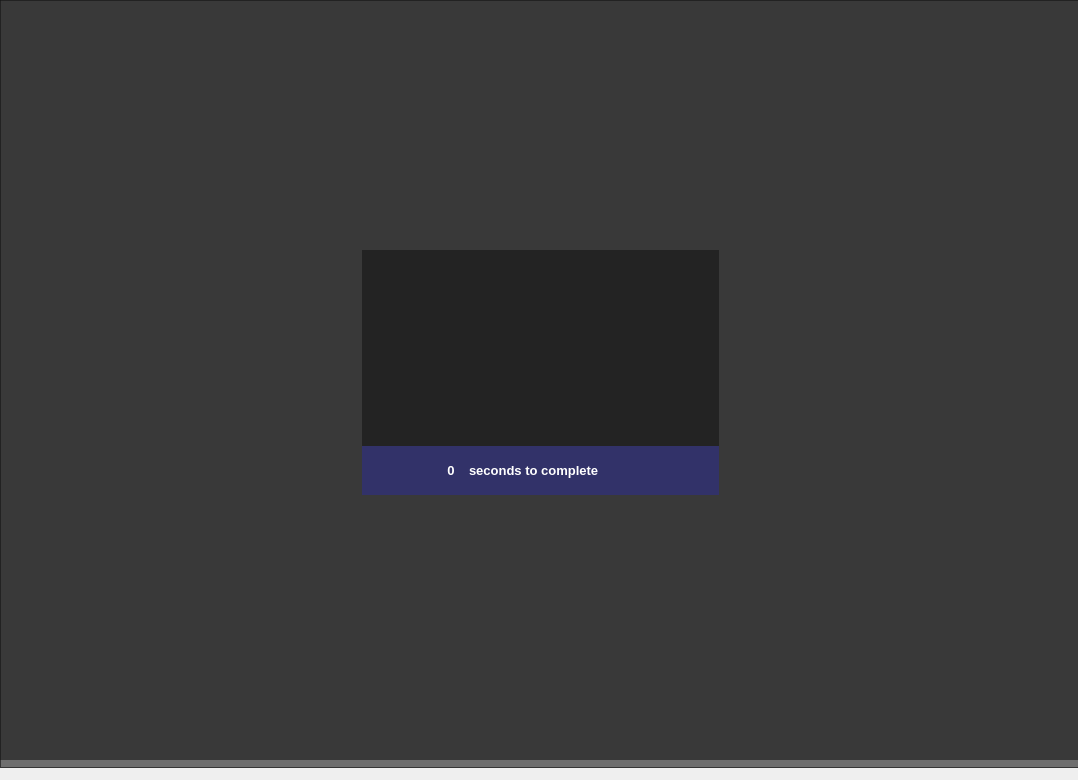
<?xml version="1.0" encoding="UTF-8"?>
<ui version="4.0">
 <class>MainWindow</class>
 <widget class="QMainWindow" name="MainWindow">
  <property name="geometry">
   <rect>
    <x>0</x>
    <y>0</y>
    <width>1078</width>
    <height>780</height>
   </rect>
  </property>
  <property name="windowTitle">
   <string>MainWindow</string>
  </property>
  <widget class="QWidget" name="centralwidget">
   <widget class="QFrame" name="frame">
    <property name="geometry">
     <rect>
      <x>0</x>
      <y>0</y>
      <width>1098</width>
      <height>768</height>
     </rect>
    </property>
    <property name="styleSheet">
     <string notr="true">background-color: rgba(20, 20, 20, 150);</string>
    </property>
    <property name="frameShape">
     <enum>QFrame::StyledPanel</enum>
    </property>
    <property name="frameShadow">
     <enum>QFrame::Raised</enum>
    </property>
    <widget class="QLabel" name="label">
     <property name="geometry">
      <rect>
       <x>0</x>
       <y>330</y>
       <width>1078</width>
       <height>41</height>
      </rect>
     </property>
     <property name="font">
      <font>
       <family>Segoe UI</family>
       <pointsize>15</pointsize>
      </font>
     </property>
     <property name="styleSheet">
      <string notr="true">background-color: rgba(255, 255, 255, 0);</string>
     </property>
     <property name="text">
      <string/>
     </property>
     <property name="alignment">
      <set>Qt::AlignCenter</set>
     </property>
    </widget>
    <widget class="QPushButton" name="closeBotton">
     <property name="geometry">
      <rect>
       <x>0</x>
       <y>-3</y>
       <width>1090</width>
       <height>771</height>
      </rect>
     </property>
     <property name="font">
      <font>
       <family>Segoe UI</family>
       <pointsize>9</pointsize>
      </font>
     </property>
     <property name="styleSheet">
      <string notr="true">background-color: rgba(255, 255, 255, 0);
border-style: none;</string>
     </property>
     <property name="text">
      <string/>
     </property>
    </widget>
    <widget class="QWidget" name="gridLayoutWidget">
     <property name="geometry">
      <rect>
       <x>0</x>
       <y>-1</y>
       <width>1081</width>
       <height>761</height>
      </rect>
     </property>
     <layout class="QGridLayout" name="gridLayout" rowstretch="1,1,1,0" columnstretch="1,1,1">
      <item row="1" column="1">
       <layout class="QGridLayout" name="gridLayout_2" rowstretch="4,1" columnstretch="0">
        <property name="spacing">
         <number>0</number>
        </property>
        <item row="0" column="0">
         <widget class="QLabel" name="label_7">
          <property name="text">
           <string/>
          </property>
          <property name="pixmap">
           <pixmap>finishedImage.gif</pixmap>
          </property>
          <property name="scaledContents">
           <bool>true</bool>
          </property>
         </widget>
        </item>
        <item row="1" column="0">
         <layout class="QGridLayout" name="gridLayout_3" columnstretch="2,1,7">
          <item row="0" column="0">
           <widget class="QLabel" name="emptybox3">
            <property name="font">
             <font>
              <family>Segoe UI</family>
              <pointsize>9</pointsize>
             </font>
            </property>
            <property name="styleSheet">
             <string notr="true">background-color: rgba(46, 46, 140, 150);
color: rgb(255, 255, 255);</string>
            </property>
            <property name="text">
             <string/>
            </property>
            <property name="alignment">
             <set>Qt::AlignCenter</set>
            </property>
           </widget>
          </item>
          <item row="0" column="2">
           <widget class="QLabel" name="label_2">
            <property name="font">
             <font>
              <family>Segoe UI</family>
              <pointsize>10</pointsize>
              <weight>75</weight>
              <bold>true</bold>
             </font>
            </property>
            <property name="styleSheet">
             <string notr="true">color: rgb(255, 255, 255);
background-color: rgba(46, 46, 140, 150);</string>
            </property>
            <property name="text">
             <string>seconds to complete</string>
            </property>
            <property name="alignment">
             <set>Qt::AlignLeading|Qt::AlignLeft|Qt::AlignVCenter</set>
            </property>
           </widget>
          </item>
          <item row="0" column="1">
           <widget class="QLabel" name="timetobenchmark">
            <property name="font">
             <font>
              <family>Segoe UI</family>
              <pointsize>10</pointsize>
              <weight>75</weight>
              <bold>true</bold>
             </font>
            </property>
            <property name="styleSheet">
             <string notr="true">background-color: rgba(46, 46, 140, 150);
color: rgb(255, 255, 255);</string>
            </property>
            <property name="text">
             <string>0</string>
            </property>
            <property name="alignment">
             <set>Qt::AlignCenter</set>
            </property>
           </widget>
          </item>
         </layout>
        </item>
       </layout>
      </item>
      <item row="3" column="2">
       <widget class="QLabel" name="emtpybox1">
        <property name="styleSheet">
         <string notr="true">background-color: rgba(255, 255, 255, 0);</string>
        </property>
        <property name="text">
         <string/>
        </property>
       </widget>
      </item>
      <item row="0" column="0">
       <widget class="QLabel" name="emtpybox2">
        <property name="styleSheet">
         <string notr="true">background-color: rgba(255, 255, 255, 0);</string>
        </property>
        <property name="text">
         <string/>
        </property>
       </widget>
      </item>
     </layout>
    </widget>
    <zorder>label</zorder>
    <zorder>gridLayoutWidget</zorder>
    <zorder>closeBotton</zorder>
   </widget>
  </widget>
 </widget>
 <resources/>
 <connections/>
</ui>
